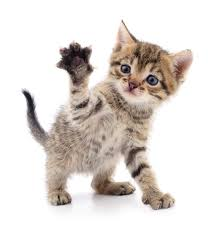
#> input picture PythonOpenCV/cat.jpg, 217 x 232 px
$ python main.py
#> lines starting #> are read from the running program, lines starting #| are printed output that depends on the picture
import cv2
# 이미지 읽기
img_color = cv2.imread('cat.jpg', cv2.IMREAD_COLOR)
#> img_color is the input picture: shape (232, 217, 3); mean B, G, R 213.2, 217.6, 224.1


cv2.namedWindow('Show Image');
# 이미지 출력
cv2.imshow('Show Image', img_color);

cv2.waitKey(0)
# 이미지 그레이 스케일로 변환
img_gray = cv2.cvtColor(img_color, cv2.COLOR_BGR2GRAY)
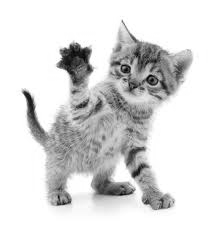
#> img_gray: shape (232, 217); min 1, max 255, mean 219

cv2.imshow('gray Image', img_gray)
cv2.waitKey(0)
# 이미지 저장
cv2.imwrite('savedImage.jpg', img_gray)
cv2.destroyAllWindows()
